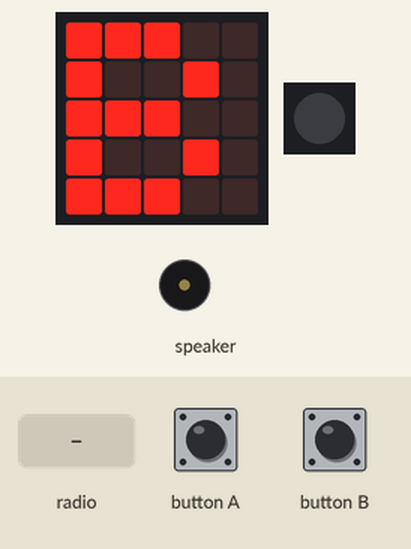
A program run on a simulated Calliope mini (MakeCode). Shown: the board's 5×5 LED display, 1 RGB LEDs in strip order, left to right, buzzer (waves = sounding). Inputs (shaded band) come from the test bench.

Above: at 1.9 s.
2.0 s: radio message "20" arrives
At 2.7 s:
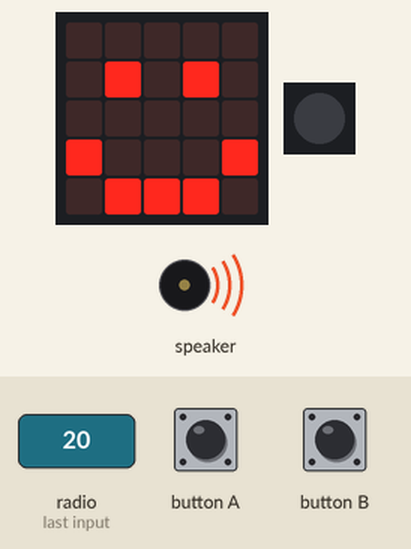
4.4 s: button A pressed for 0.15 s
At 5.0 s:
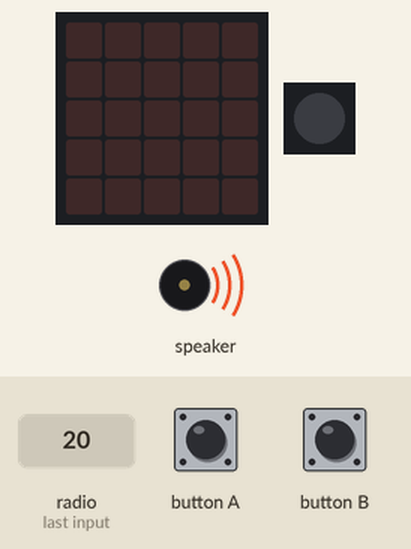
5.1 s: radio message "1" arrives
7.7 s: radio message "2" arrives
At 10.45 s:
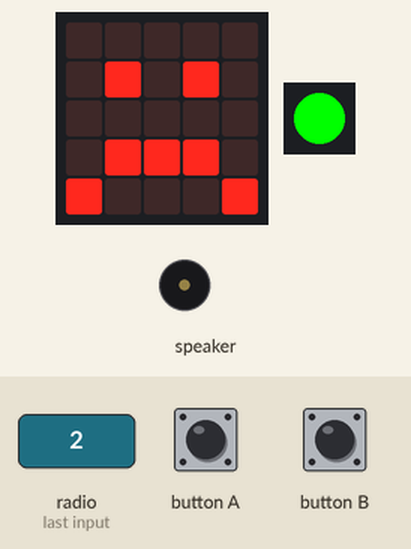
10.7 s: button A pressed for 0.15 s
At 12.2 s:
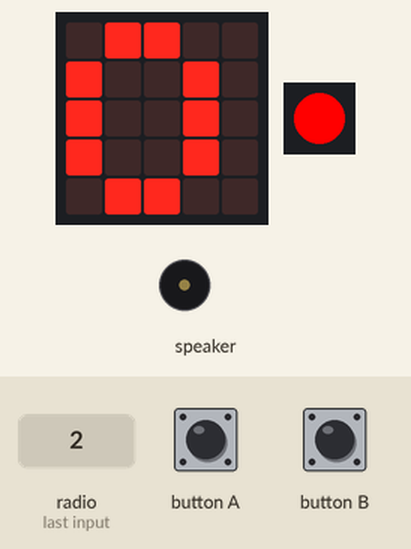
13.3 s: radio message "3" arrives
At 14.9 s:
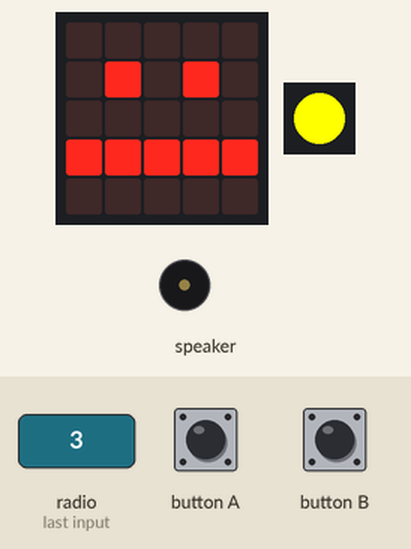
Timing chart, 0 to 16.2 s (numbered marks = the images above; inputs shaded):
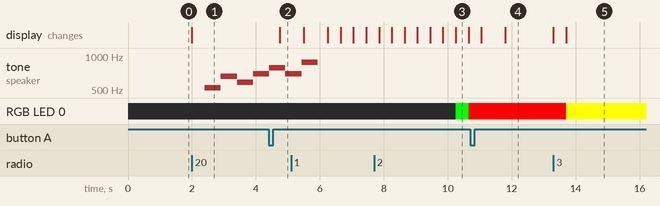

The program:

main.ts
```typescript
enum RadioMessage {
    message1 = 49434
}
radio.onReceivedNumber(function (receivedNumber) {
    Knopf_B_an = false
    if (receivedNumber == 1) {
        basic.showLeds(`
            . . . . .
            . # . # .
            . . . . .
            # . . . #
            . # # # .
            `)
        basic.setLedColor(0x00ff00)
    } else if (receivedNumber == 2) {
        basic.showLeds(`
            . . . . .
            . # . # .
            . . . . .
            . # # # .
            # . . . #
            `)
        basic.setLedColor(0xff0000)
    } else if (receivedNumber == 3) {
        basic.showLeds(`
            . . . . .
            . # . # .
            . . . . .
            # # # # #
            . . . . .
            `)
        basic.setLedColor(0xffff00)
    } else if (receivedNumber == 10) {
        basic.showLeds(`
            . . . . .
            . # . # .
            . . . . .
            . # # # .
            # . . . #
            `)
        basic.pause(4000)
        music.playTone(233, music.beat(BeatFraction.Whole))
        music.playTone(208, music.beat(BeatFraction.Whole))
        music.playTone(185, music.beat(BeatFraction.Whole))
        music.playTone(165, music.beat(BeatFraction.Whole))
        basic.clearScreen()
        basic.turnRgbLedOff()
    } else if (receivedNumber == 20) {
        Sieg()
        basic.clearScreen()
        basic.turnRgbLedOff()
    }
})
input.onButtonEvent(Button.A, input.buttonEventClick(), function () {
    basic.pause(200)
    basic.showString(Aufgabe)
    basic.showNumber(Antwort)
})
input.onButtonEvent(Button.B, input.buttonEventClick(), function () {
    if (Knopf_B_an == true) {
        radio.sendNumber(Antwort)
        Knopf_B_an = false
    }
})
function Sieg () {
    basic.showLeds(`
        . . . . .
        . # . # .
        . . . . .
        # . . . #
        . # # # .
        `)
    music.playTone(523, music.beat(BeatFraction.Whole))
    music.playTone(659, music.beat(BeatFraction.Whole))
    music.playTone(587, music.beat(BeatFraction.Whole))
    music.playTone(698, music.beat(BeatFraction.Whole))
    music.playTone(784, music.beat(BeatFraction.Whole))
    music.playTone(698, music.beat(BeatFraction.Whole))
    music.playTone(880, music.beat(BeatFraction.Whole))
    basic.showLeds(`
        . . . . .
        . . . . .
        . . . . .
        . . . . .
        . . # . .
        `)
    basic.showLeds(`
        . . . . .
        . . . . .
        . . . . .
        . . # . .
        . # # # .
        `)
    basic.showLeds(`
        . . . . .
        . . . . .
        . . # . .
        . # # # .
        . # # # .
        `)
    basic.showLeds(`
        . . . . .
        . . # . .
        . # # # .
        . # # # .
        . # # # .
        `)
    basic.showLeds(`
        . . # . .
        . # # # .
        . # # # .
        . # # # .
        # # # # #
        `)
    basic.showLeds(`
        . # # # .
        . # # # .
        . # # # .
        # # # # #
        . . . . .
        `)
    basic.showLeds(`
        . # # # .
        . # # # .
        # # # # #
        . . . . .
        . . . . .
        `)
    basic.showLeds(`
        . # # # .
        # # # # #
        . . . . .
        . . . . .
        . . . . .
        `)
    basic.showLeds(`
        # # # # #
        . . . . .
        . . . . .
        . . . . .
        . . . . .
        `)
}
radio.onReceivedString(function (receivedString) {
    basic.turnRgbLedOff()
    basic.clearScreen()
    basic.showString(receivedString)
    Antwort = 0
    basic.pause(200)
    basic.showNumber(Antwort)
    Knopf_B_an = true
    Aufgabe = receivedString
})
let Antwort = 0
let Aufgabe = ""
let Knopf_B_an = false
basic.showString("B")
radio.setGroup(1)
Knopf_B_an = true
Aufgabe = ""
basic.forever(function () {
    if (Knopf_B_an == true) {
        if (input.isGesture(Gesture.TiltLeft)) {
            Antwort += 1
            basic.showNumber(Antwort)
        } else if (input.isGesture(Gesture.TiltRight)) {
            Antwort += 10
            basic.showNumber(Antwort)
        } else if (input.isGesture(Gesture.ScreenDown)) {
            Antwort += -1
            basic.showNumber(Antwort)
        } else if (input.isGesture(Gesture.Shake)) {
            Antwort = 0
            basic.showNumber(Antwort)
        }
    }
})
```

test.ts
```typescript
// Hier kann man Tests durchführen; diese Datei wird nicht kompiliert, wenn dieses Paket als Erweiterung verwendet wird.
```

Measured:
- after the input at 2.0 s, tone on speaker: silent → 523 Hz after 0.40 s, → 659 Hz 0.51 s later, → 587 Hz 0.51 s later, → 698 Hz 0.51 s later; the display: changes at once (image 1)
- after the input at 4.4 s, the display: changes after 0.35 s (image 2)
- after the input at 7.7 s, the display: first differs from a run without the input after 2.6 s (image 3)
- after the input at 10.7 s, the display: first changes after 0.35 s (image 4 shows a later state)
- after the input at 13.3 s, RGB LED 0: RGB(255, 0, 0) → RGB(255, 255, 0) after 0.40 s; the display: first changes at once (image 5 shows a later state)
- what the display in image 3 shows lasts 0.4 s, from 10.3 s to 10.7 s
